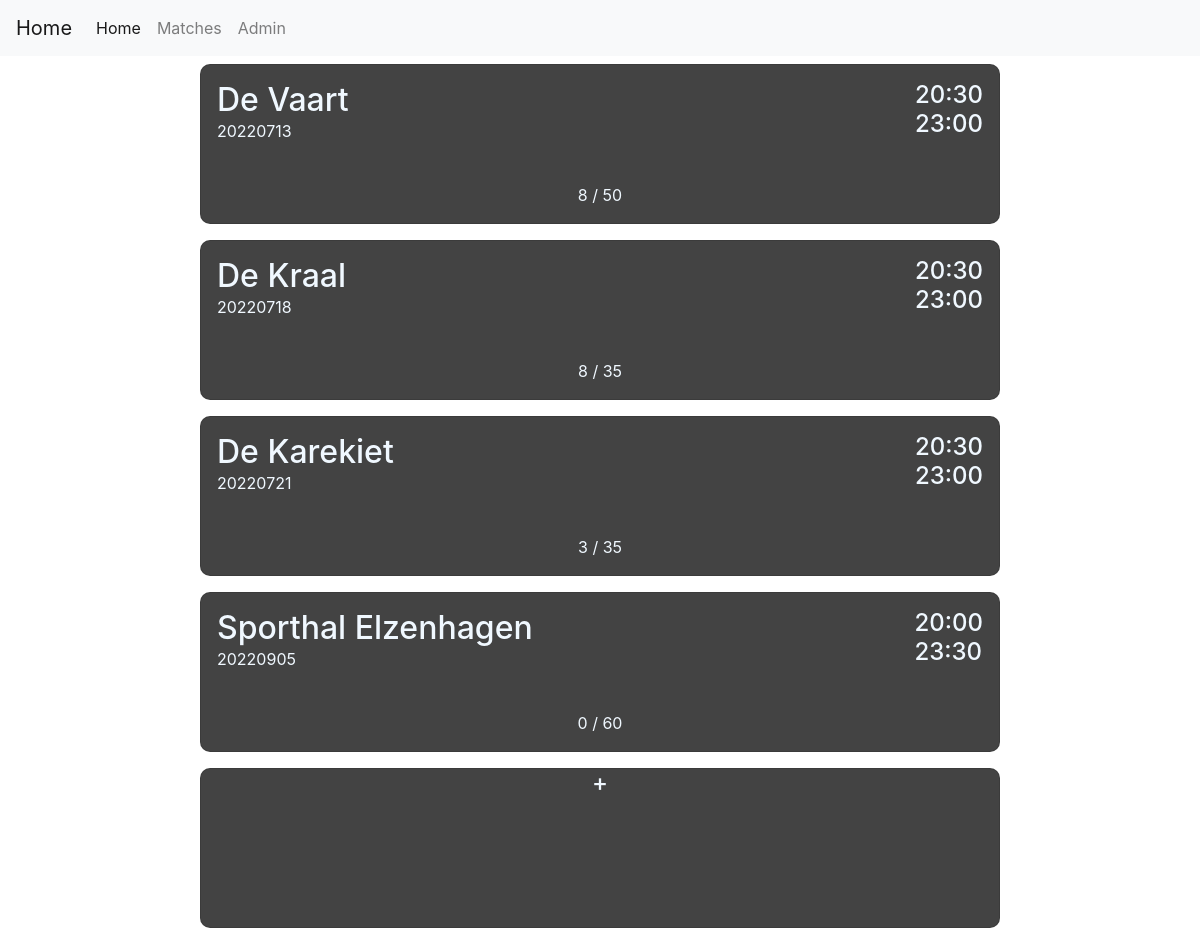
The page /admin on the database its author committed.
### tables this page shows
CREATE TABLE MATCHDAYS ([id] INTEGER PRIMARY KEY,[date] text, [starttime] text, [endtime] text, [location] text, [max] int, [status] text, [price] text);

### Program.py (the view)
@app.route('/admin', methods=['GET', 'POST'])
def admin():
    if request.method == 'POST':
        matchday = int(request.form.get('dateBtn'))
        return redirect(url_for('adminmatch', matchday = matchday, message = ''))
    match_list = getData("match")
    return render_template('admin.html', list=list(match_list.values()), n_list=len(match_list))

### Program.py (called while the page is built)
@app.after_request
def add_header(r):
    r.headers["Cache-Control"] = "no-cache, no-store, must-revalidate"
    r.headers["Pragma"] = "no-cache"
    r.headers["Expires"] = "0"
    r.headers['Cache-Control'] = 'public, max-age=0'
    return r

### templates/admin.html (shortened to what this page needs)
{% extends 'layout.html' %}
{% block body %}
<link rel="stylesheet" href="../static/matches.css">
<div class="container-fluid">
    <div class="one">
        {% for i in range(n_list) %}
        <form id="{{list[i][0]}}" method="POST" action="">
            <div class="matches">
                <div id="{{ list[i][0] }}" class="card" name="cardname" onclick="document.getElementById('{{list[i][0]}}').submit();">
                    <div class="header">
                        <div>
                            <h2 class="title">{{ list[i][3] }}</h2>
                            <p class="date">{{ list[i][0] }}</p>
                        </div>
                        <div class="time">
                            <h4 class="stamp">{{ list[i][1] }}</h4>
                            <h4 class="stamp">{{ list[i][2] }}</h4>
                        </div>
                    </div>
                    <div class="participants">
                        <p>{{ list[i][7] }} / {{ list[i][4] }}</p>
                    </div>
                </div>
            </div>
        </form>
        {% endfor %}
        <a href="/admincreatematch">
            <div class="matches">
                <div id="add" class="card" name="cardname">
                    <div class="participants">
                        <h4>+</h4>
                    </div>
                </div>
            </div>
        </a>
    </div>
</div>
{% endblock %}

### templates/layout.html (shortened to what this page needs)
<!doctype html>
<html lang="en">
  <head>
    <link rel="stylesheet" href="https://cdn.jsdelivr.net/npm/bootstrap@4.3.1/dist/css/bootstrap.min.css">
  </head>
  <body>
    {% include 'navbar.html' %}
    {% block body %}{% endblock %}
  </body>
</html>

### templates/navbar.html (shortened to what this page needs)
<nav class="navbar navbar-expand-lg navbar-light bg-light">
  <a class="navbar-brand" href="/matches">Home</a>
  <div class="collapse navbar-collapse" id="navbarNavAltMarkup">
    <div class="navbar-nav">
      <a class="nav-item nav-link active" href="/">Home <span class="sr-only">(current)</span></a>
      <a class="nav-item nav-link" href="/matches">Matches</a>
      <a class="nav-item nav-link" href="/admin">Admin</a>
    </div>
  </div>
</nav>

### static/matches.css (style rules this page uses)
.matches { display: flex; justify-content: center; }
.card { background-color: rgb(67, 67, 67); color: aliceblue; height: 10rem; width: 50rem; border-radius: 10px; display: flex; justify-content: space-between; margin: 0.5rem 0; transition: 0.3s; }
.title { margin: 1rem 1rem 0 1rem; }
.header { display: flex; justify-content: space-between; }
.time { display: flex; flex-direction: column; margin: 1em; }
.stamp { margin: 0; }
.date { margin: 0 0 0 1rem; }
.participants { display: flex; justify-content: center; }

### rows shown on the page
MATCHDAYS: location "De Vaart", date "20220713", starttime "20:30", endtime "23:00"
MATCHDAYS: location "De Kraal", date "20220718", starttime "20:30", endtime "23:00"
MATCHDAYS: location "De Karekiet", date "20220721", starttime "20:30", endtime "23:00"
MATCHDAYS: location "Sporthal Elzenhagen", date "20220905", starttime "20:00", endtime "23:30", price "0"

### other values the page prints
{{ list[i][7] }} "8" "8" "3"
{{ list[i][4] }} "50" "35" "35" "60"
